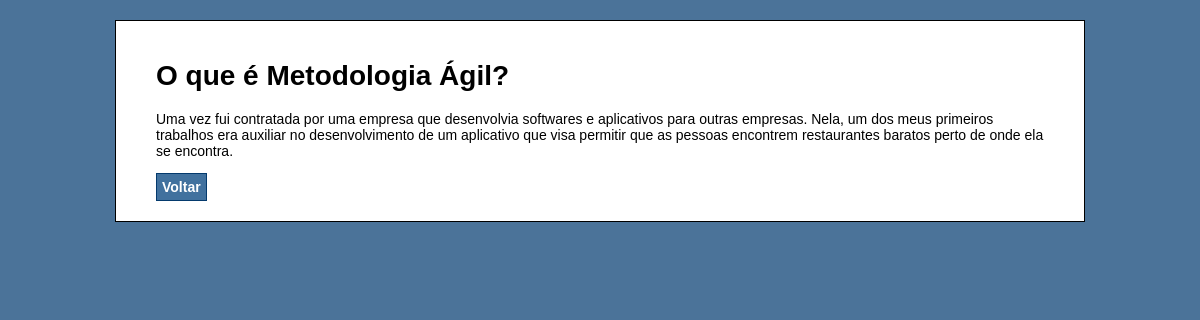
Page /artigo.php?id=3 on the committed database.
### tables this page shows
CREATE TABLE IF NOT EXISTS `artigos` (
  `id` int(11) NOT NULL AUTO_INCREMENT,
  `titulo` text NOT NULL,
  `conteudo` text NOT NULL,
  PRIMARY KEY (`id`)
);

### src/Artigo.php (called while the page is built, shortened)
<?php
class Artigo
{
    private $mysql;
    public function __construct(mysqli $mysql)
    {
        $this->mysql = $mysql;
    }
    public function encontrarPorId($id): array
    {
        $selecionaArtigo = $this->mysql->prepare("SELECT id, titulo, conteudo FROM artigos WHERE id = ?");
        $selecionaArtigo->bind_param('s', $id);
        $selecionaArtigo->execute();
        $artigo = $selecionaArtigo->get_result()->fetch_assoc();
        return $artigo;
    }
}

### artigo.php (the view, shortened to what this page needs)
<?php
require 'config.php';
require 'src/Artigo.php';
$obj_artigo = new Artigo($mysql);
$artigo = $obj_artigo->encontrarPorId($_GET['id']);
?>
<!DOCTYPE html>
<html lang="pt-br">
<head>
    <link rel="stylesheet" type="text/css" href="style.css">
</head>
<body>
    <div id="container">
        <h1>
            <?php echo nl2br ($artigo['titulo']); ?>
        </h1>
        <p>
            <?php echo $artigo['conteudo']; ?>
        </p>
        <div>
            <a class="botao botao-block" href="index.html">Voltar</a>
        </div>
    </div>
</body>
</html>

### style.css (style rules this page uses)
body { background-color: #4B7399; font-family: Verdana, Helvetica, Arial; font-size: 14px; }
#container { width: 75%; margin: 0 auto; background-color: #FFF; padding: 20px 40px; border: solid 1px black; margin-top: 20px; }
a { text-decoration: none; }
.botao { padding: 5px; background-color: rgb(65, 113, 158); color: #ffffff; font-weight: bold; border: solid 1px rgb(4, 58, 109); }
.botao-block { display: block; width: max-content; }

### rows in the picture
artigos: titulo "O que é Metodologia Ágil?", conteudo "Uma vez fui contratada por uma empresa que desenvolvia softwares e aplicativos para outras empresas. Nela, um dos meus primeiros trabalhos era auxiliar no desenvolvimento de um aplicativo que visa permitir que as pessoas encontrem restaurantes baratos perto de onde ela se encontra."
